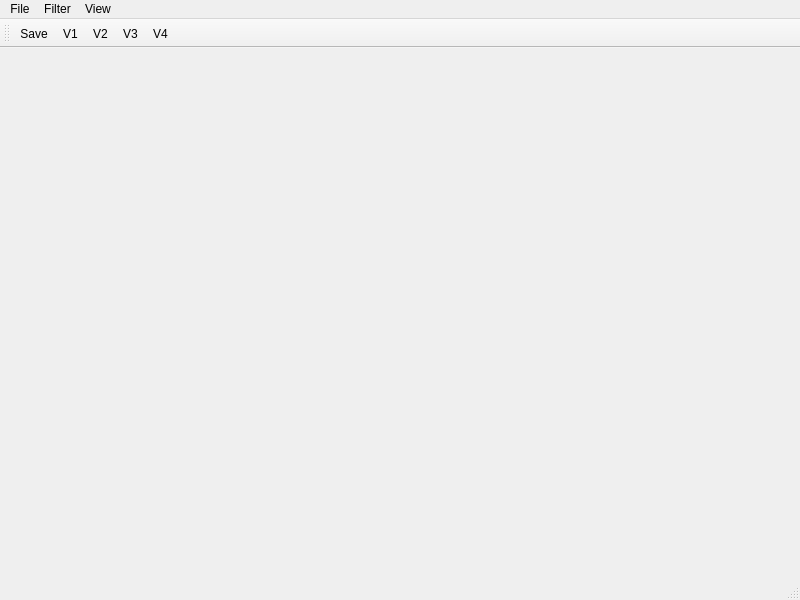
<ui version="4.0" >
 <class>Dialog</class>
 <widget class="QMainWindow" name="Dialog" >
  <property name="geometry" >
   <rect>
    <x>0</x>
    <y>0</y>
    <width>800</width>
    <height>600</height>
   </rect>
  </property>
  <property name="windowTitle" >
   <string>DI_01</string>
  </property>
  <property name="windowIcon" >
   <iconset resource="dem_01.rcc" >:/images/vcico_01.png</iconset>
  </property>
  <widget class="QWidget" name="centralwidget" />
  <widget class="QMenuBar" name="menubar" >
   <property name="geometry" >
    <rect>
     <x>0</x>
     <y>0</y>
     <width>800</width>
     <height>21</height>
    </rect>
   </property>
   <widget class="QMenu" name="menuView" >
    <property name="title" >
     <string>View</string>
    </property>
    <addaction name="action_Zoom_In" />
    <addaction name="action_Zoom_Out" />
    <addaction name="action_Normal_Size" />
    <addaction name="separator" />
    <addaction name="action_Fit_to_Window" />
   </widget>
   <widget class="QMenu" name="menuFile" >
    <property name="title" >
     <string>File</string>
    </property>
    <addaction name="action_Save_Image" />
   </widget>
   <widget class="QMenu" name="menuFilter" >
    <property name="title" >
     <string>Filter</string>
    </property>
    <addaction name="action_V1" />
    <addaction name="action_V2" />
    <addaction name="action_V3" />
    <addaction name="action_V4" />
   </widget>
   <addaction name="menuFile" />
   <addaction name="menuFilter" />
   <addaction name="menuView" />
  </widget>
  <widget class="QStatusBar" name="statusbar" />
  <widget class="QToolBar" name="toolBar" >
   <property name="orientation" >
    <enum>Qt::Horizontal</enum>
   </property>
   <attribute name="toolBarArea" >
    <number>4</number>
   </attribute>
   <addaction name="action_Save_Image" />
   <addaction name="action_V1" />
   <addaction name="action_V2" />
   <addaction name="action_V3" />
   <addaction name="action_V4" />
  </widget>
  <action name="action_Zoom_In" >
   <property name="text" >
    <string>Zoom In</string>
   </property>
   <property name="shortcut" >
    <string>Ctrl+=</string>
   </property>
  </action>
  <action name="action_Zoom_Out" >
   <property name="text" >
    <string>Zoom Out</string>
   </property>
   <property name="shortcut" >
    <string>Ctrl+-</string>
   </property>
  </action>
  <action name="action_Normal_Size" >
   <property name="text" >
    <string>Normal Size</string>
   </property>
   <property name="shortcut" >
    <string>Ctrl+S</string>
   </property>
  </action>
  <action name="action_Fit_to_Window" >
   <property name="text" >
    <string>Fit to Window</string>
   </property>
   <property name="shortcut" >
    <string>Ctrl+F</string>
   </property>
  </action>
  <action name="action_Save_Image" >
   <property name="icon" >
    <iconset resource="dem_01.rcc" >:/images/save.png</iconset>
   </property>
   <property name="text" >
    <string>&amp;Save</string>
   </property>
  </action>
  <action name="action_V1" >
   <property name="icon" >
    <iconset resource="dem_01.rcc" >:/images/paste.png</iconset>
   </property>
   <property name="text" >
    <string>V1</string>
   </property>
  </action>
  <action name="action_V2" >
   <property name="icon" >
    <iconset resource="dem_01.rcc" >:/images/paste.png</iconset>
   </property>
   <property name="text" >
    <string>&amp;V2</string>
   </property>
  </action>
  <action name="action_V3" >
   <property name="icon" >
    <iconset resource="dem_01.rcc" >:/images/paste.png</iconset>
   </property>
   <property name="text" >
    <string>V3</string>
   </property>
  </action>
  <action name="action_V4" >
   <property name="icon" >
    <iconset resource="dem_01.rcc" >:/images/paste.png</iconset>
   </property>
   <property name="text" >
    <string>V4</string>
   </property>
  </action>
 </widget>
</ui>
